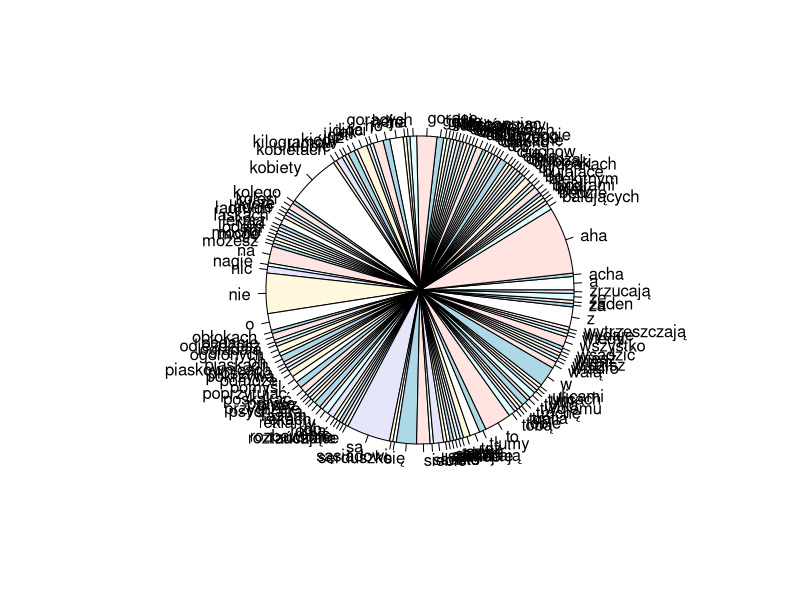
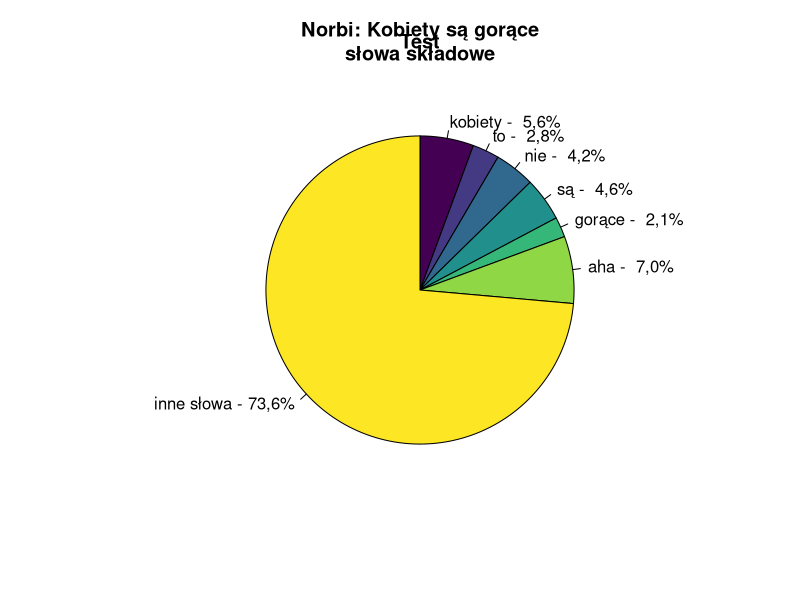
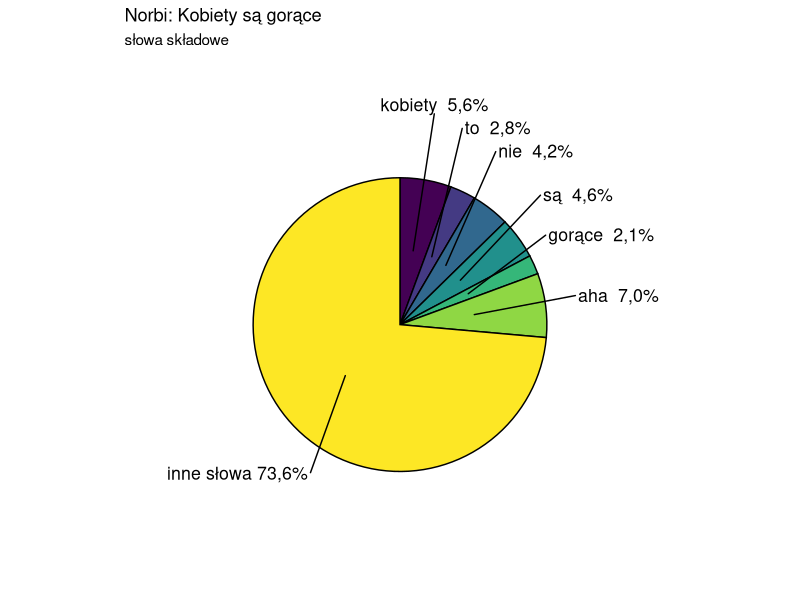

The R source for these figures, in order:
lyr <- "To piosenka o kobietach będzie tak mi się wydaje
I chłopakach też co wytrzeszczają gały
Na dziewczyny długonogie które chodzą ulicami
Roztańczone rozbawione bujające w obłokach
Nie nie nie
Biodrami kolego robią to w biały dzień
A ja nie wiem dlaczego
Lód się w rękach topi serduszko mocno bije
Kiedy widzisz dziewczę rzucające się na szyję
Nie nie tobie
Twojemu sąsiadowi
Szlag cię wtedy trafia i nie wiesz co robić
Nie rób nic tylko pomyśl o gorących piaskach
O błękitnym oceanie balujących laskach razem z tobą
W klubie gdzie kolesi tłumy walą
Ogolonych ładnych jak z reklamy
A to wszystko by poskakać sobie trochę
Poprzytulać się do siebie
Już nie mogę
Daj spokój
Kobiety są aha aha gorące aha aha
Kobiety są hej
Kobiety są aha aha gorące aha aha
Kobiety są hej ho
To kobiety sprawiają że odjeżdżasz daleko
Nie pomoże Ci psychiatra nie pomoże żaden lekarz
Wiadro z lodem i pokrzywą możesz sobie wsadzić w d
Tak już jest na tym świecie
Że gdy słonko przygrzeje
To chłopaki jak idioci oglądają się za siebie
Na ulicach dzielnicach piaskownicach
Też też aha
A to wszystko przez kobiety
Bo zrzucają z siebie dużo kilogramów ciuchów
Eksponując delikatne prawie nagie ciała
Na facetów to działa
Kobiety są aha aha gorące aha aha
Kobiety są hej
Kobiety są acha aha gorące aha aha
Kobiety są hej ho
Nie rób nic tylko pomyśl o gorących piaskach
O błękitnym oceanie balujących laskach razem z tobą
W klubie gdzie kolesi tłumy walą ogolonych ładnie jak z reklamy
A to wszystko by poskakać sobie trochę
Poprzytulać się do siebie
Stop
Kobiety są kobiety
Kobiety są gorące ha
Kobiety są oh
Kobiety są aha aha gorące aha aha
Kobiety są he"

words <- tolower(unlist(stringr::str_split(lyr, "[[:space:][:punct:]]+")))
words
pie(table(words))
#words[substring(words, 1, 5)=="wypij"] <- 'wypij*'

df<-data.frame(table(words))
df$words <- as.character(df$words)
#View(df)
df$words[order(-df$Freq)][df$Freq[order(-df$Freq)]>3]
#df[order(-df$Freq),]


mainwords <- c("kobiety", "to", "nie", "są", "gorące", "aha")
words2<- words
words2[!(words %in% mainwords)]<-"inne słowa"
words_levels <-c(mainwords, "inne słowa")
# words_levels <-c(mainwords)
words3<-factor(words2, level = words_levels)
t1 <- 'Norbi: Kobiety są gorące'
t2 <- 'słowa składowe'
pie(table(words3), 
    clockwise=TRUE, 
    col=viridis::viridis(length(words_levels)), 
    #    main="Lyrical composition\nof Let It Be", 
    # main="Występowanie poszczególnych słów\n w Let It Be zespołu The Beatles" 
    main=paste0(t1, '\n', t2),  
    labels=paste(levels(words3),'-', paste0(format(round(table(words3)/sum(table(words3))*100,1), decimal.mark = ','),'%')))



df2<-as.data.frame(table(words3))

library(ggplot2)
library(ggrepel)
library(dplyr)

df2 <- df2 %>%
  mutate(csum = rev(cumsum(rev(Freq))),
         pos = Freq / 2 + lead(csum, 1),
         pos = if_else(is.na(pos), Freq / 2, pos))

ggplot(data = df2, aes(x = "", y = Freq, fill = words3)) +
  geom_col(width = 1, color = 1) +
  coord_polar(theta = "y", direction=-1) +
  geom_text_repel(data = df2, aes(y = pos, label = paste0(words3, ' ', format(round(Freq/sum(Freq)*100,1), decimal.mark=','), "%")),
                   size = 4.5, nudge_x = 1, show.legend = FALSE, col='black') +
  theme_void() + theme(legend.position="none") + title('Test') +scale_fill_viridis_d() + 
  ggtitle(t1, t2)


